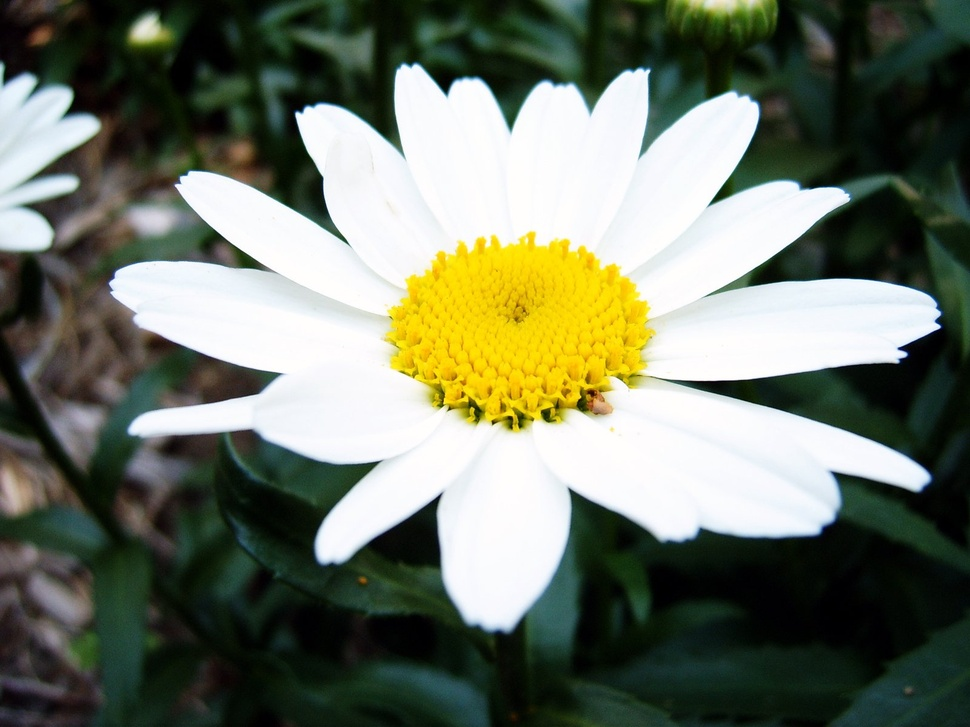
#> input picture SimplePrograms/random-1574391.jpg, 970 x 727 px, shrunk from 1600 x 1200 before the run
$ python P11_ContourImage.py
#> lines starting #> are read from the running program, lines starting #| are printed output that depends on the picture; after the words box and inside, x2 and y2 are one past the last pixel; in counts of white or black regions, pixels touching at a corner belong together
import cv2
import numpy as np

# Load the image
image = cv2.imread('SimplePrograms/random-1574391.jpg')
#> image is the input picture: shape (727, 970, 3); mean B, G, R 101, 117.6, 111.1

# Convert the image to grayscale
gray = cv2.cvtColor(image, cv2.COLOR_BGR2GRAY)
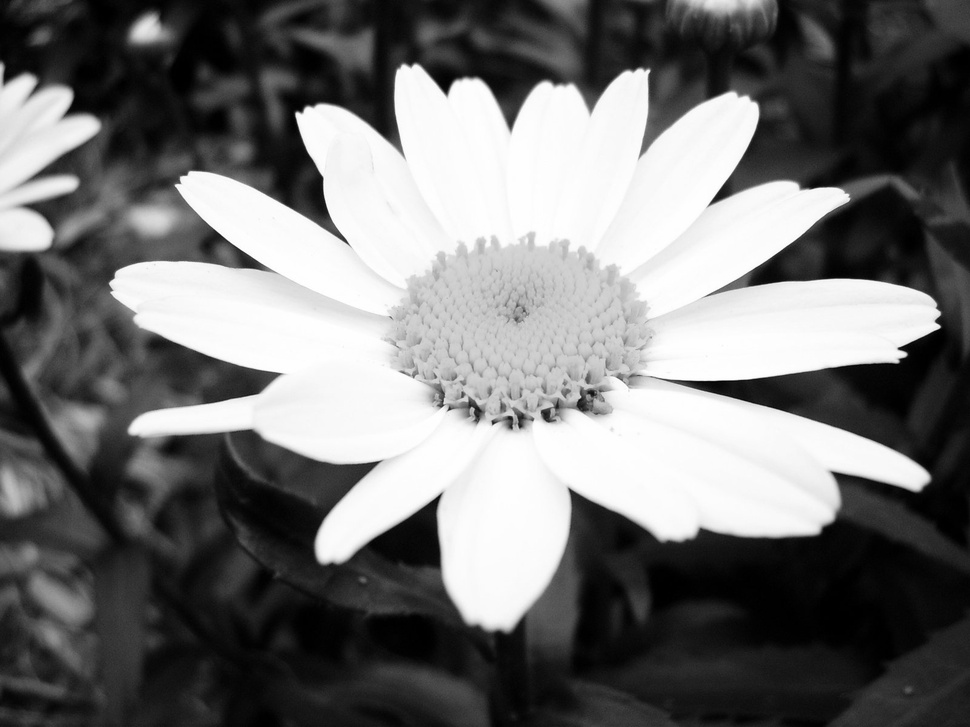
#> gray: shape (727, 970); min 0, max 255, mean 113.7

# Apply Gaussian blur to reduce noise
blurred = cv2.GaussianBlur(gray, (5, 5), 0)

# Apply Canny edge detection
edges = cv2.Canny(blurred, 50, 150)
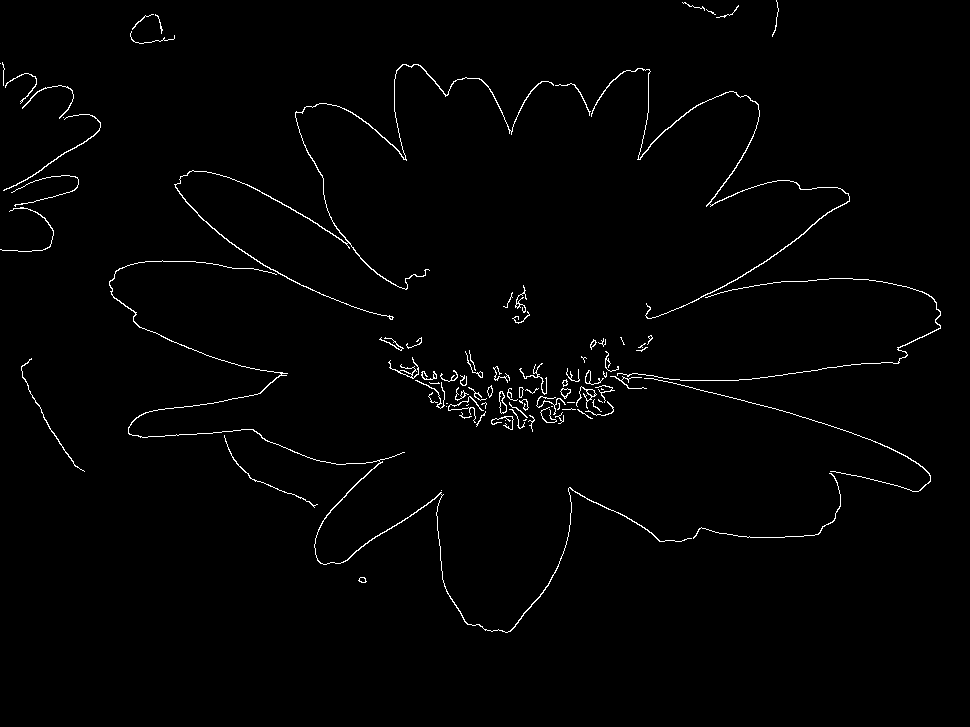
#> edges: shape (727, 970); 1.3% white in thin lines or dots, all inside (x1, y1, x2, y2) = (0, 0, 941, 633)

# Find contours in the binary image
contours, _ = cv2.findContours(edges, cv2.RETR_EXTERNAL, cv2.CHAIN_APPROX_SIMPLE)
#> contours = 91 contours, 61 with area under 20; largest, box (x1, y1, x2, y2) and area: (174, 64, 554, 320) 408, (109, 260, 692, 633) 358, (591, 68, 850, 319) 281, (499, 391, 507, 414) 100, (388, 357, 419, 379) 67

# Create a copy of the original image for drawing contours
contour_image = image.copy()

# Draw contours on the image
cv2.drawContours(contour_image, contours, -1, (0, 255, 0), 2)
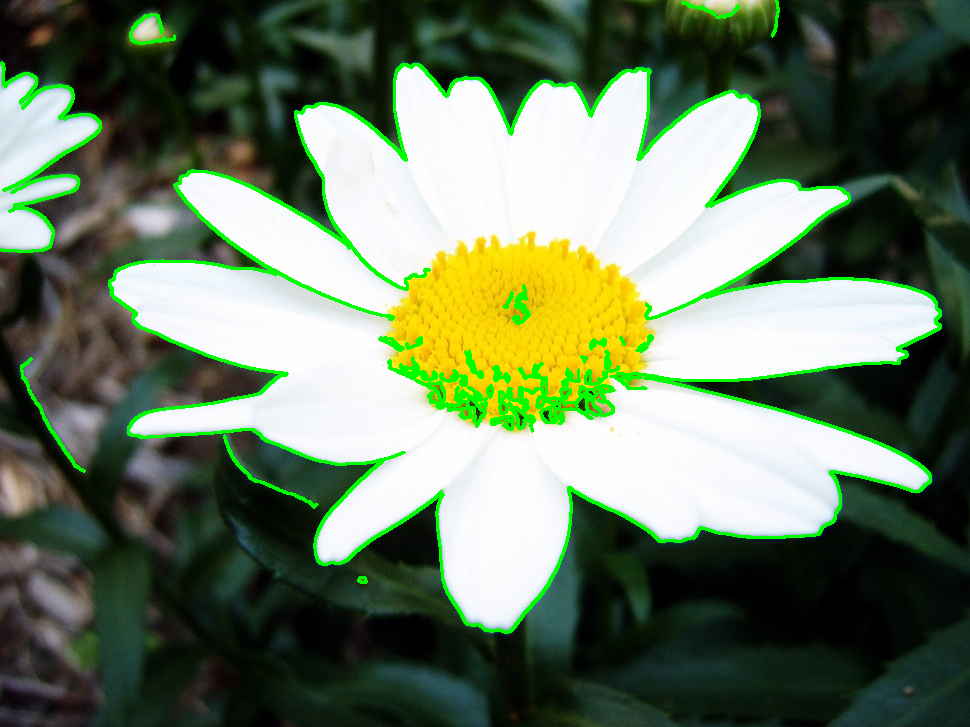
#> contour_image: shape (727, 970, 3); 4.23% of pixels changed, all inside (x1, y1, x2, y2) = (0, 0, 942, 634)

# Display the original image and the image with contours
cv2.imshow('Original Image', image)
cv2.imshow('Contours', contour_image)

# Wait for a key press and close all windows
cv2.waitKey(0)
cv2.destroyAllWindows()

$ run again, with SimplePrograms/example.png saved as SimplePrograms/random-1574391.jpg
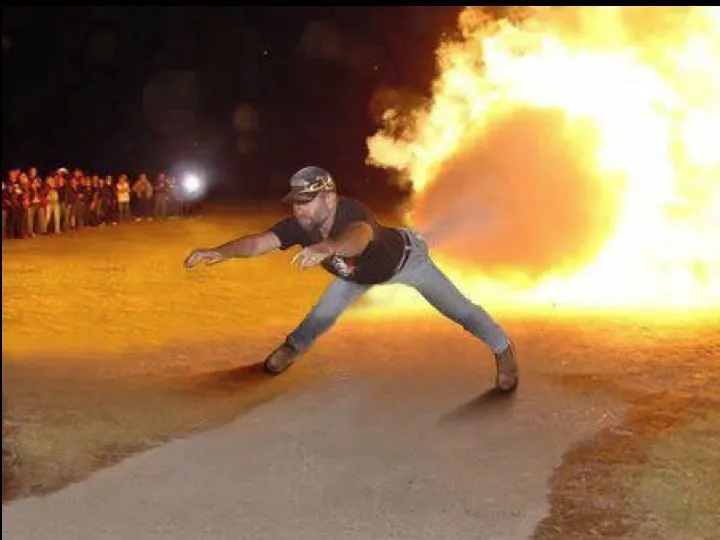
#> input picture SimplePrograms/example.png, 720 x 540 px
#> image is the input picture: shape (540, 720, 3); mean B, G, R 80.5, 119.5, 153.7
#> `edges = cv2.Canny(blurred, 50, 150)`:
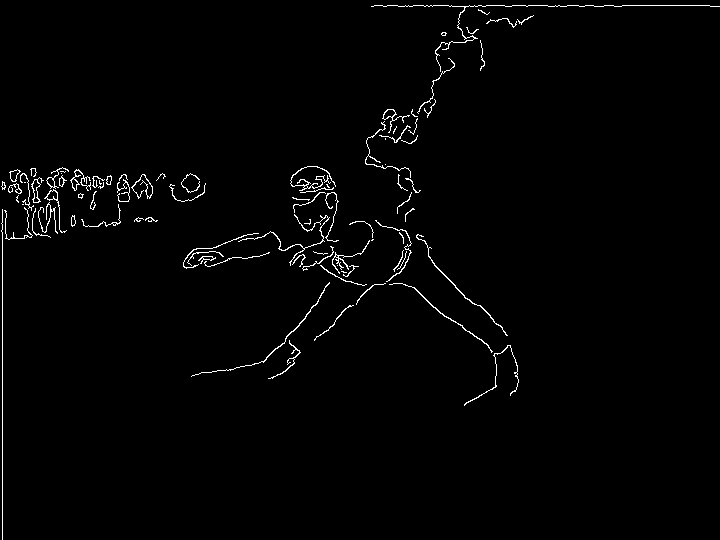
#> edges: shape (540, 720); 1.5% white in thin lines or dots
#> contours = 90 contours, 64 with area under 20; largest, box (x1, y1, x2, y2) and area: (31, 177, 44, 203) 110, (382, 109, 410, 133) 93, (44, 189, 67, 233) 90, (416, 234, 508, 336) 72, (9, 169, 21, 182) 72
#> `cv2.drawContours(contour_image, contours, -1, (0, 255, 0), 2)`:
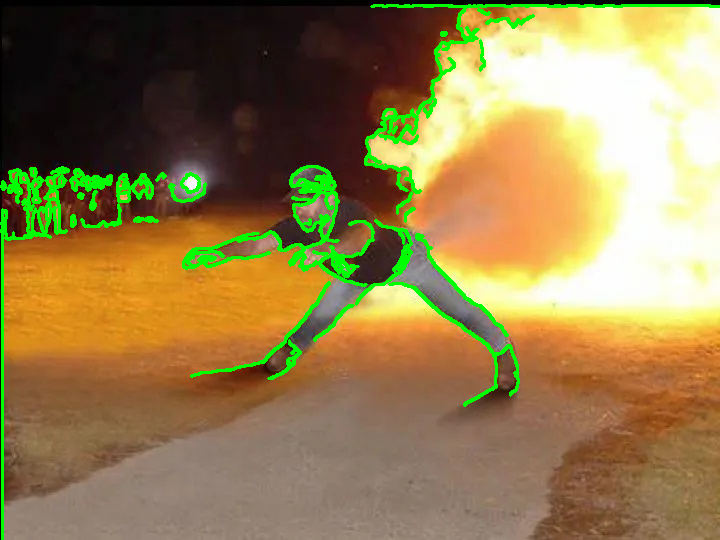
#> contour_image: shape (540, 720, 3); 4.56% of pixels changed, all inside (x1, y1, x2, y2) = (0, 4, 720, 540)
